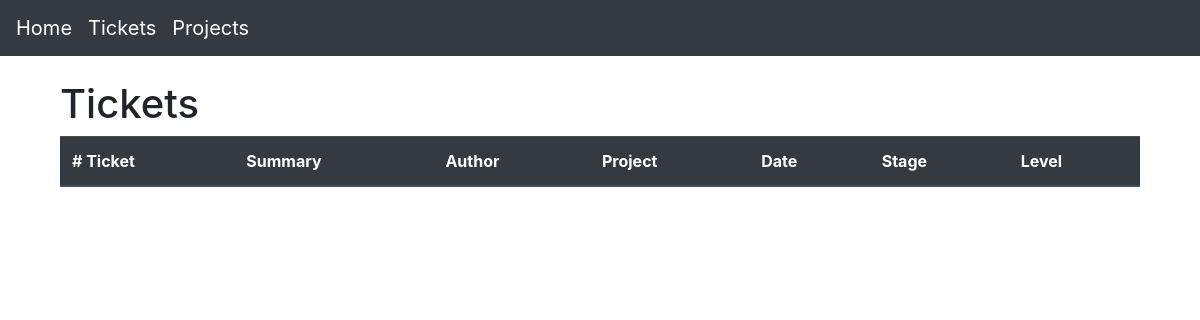
Page /ticket/index/ on the earlier database version.
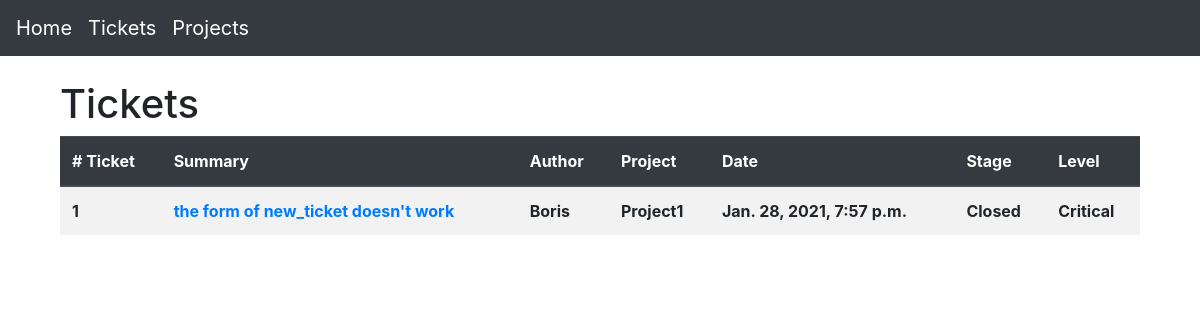
Same page on the later database version.
### Btapp/models.py (models this page shows, shortened)
class Ticket(models.Model):
    class Levels(models.TextChoices):   # tienen la propiedad .label que da el nombre
        Improvement = 10, _('Improvement') # primera entrada: valor en el modelo, segunda entreda: human-readable
        Trivial = 20, _('Trivial')
        Less = 30, _('Less')
        Normal = 50, _('Normal')
        Major = 70, _('Major')
        Critical = 90, _('Critical')
    class Stages(models.TextChoices):
        Registered = 20, _('Registered')
        Working_On = 60, _('Working on')
        Closed = 80, _('Closed')
    author = models.ForeignKey(User, on_delete=models.CASCADE)
    project = models.ForeignKey(Project, on_delete=models.CASCADE)
    level = models.CharField(max_length=2, choices=Levels.choices, default=Levels.Improvement)
    stage = models.CharField(max_length=2, choices=Stages.choices, default=Stages.Registered)
    opening_date = models.DateTimeField(auto_now_add=True) # Automatically set the field to now when the object is first created.
    last_modified = models.DateTimeField(auto_now=True) # Automatically set the field to now every time the object is saved.
    description = models.TextField(max_length=500)
    keywords = models.TextField(max_length=100, null=True, blank=True)
    comments = models.TextField(max_length=1000, null=True, blank=True)
    attachments = models.FileField(blank=True, null=True, upload_to='uploads') # to specify a subdirectory of MEDIA_ROOT: MEDIA_ROOT/uploads

class Project(models.Model):
    title = models.CharField(max_length=30)
    author = models.ForeignKey(User, on_delete=models.CASCADE, null=True)
    registration_date = models.DateTimeField(auto_now_add=True)
    def __str__(self):
        return self.title

### Btapp/views.py (the view)
# urls.py: path('ticket/index/', views.TicketIndexView.as_view(), name='ticket_index'),
class TicketIndexView(generic.ListView): # Generic display views
    template_name = 'Btapp/ticket_index.html'
    context_object_name = 'ticket_list'
    def get_queryset(self): # Para los generic views los metodos ya estan definidos
        return Ticket.objects.order_by('-opening_date') # Tiene que regresar un QuerySet object

### Btapp/templates/Btapp/ticket_index.html
{% extends "base.html" %}
{% block content %}
<div class="container">
    <section>
        <h1>Tickets</h1>
    </section>
    <section>
        <table
            class="table table-responsive-sm table-striped "
            id="table"
            data-toggle="table"
            data-search="true"
            data-show-columns="true"
            data-pagination="true"
            data-height="460">
            <thead class="thead-dark">
                <tr>
                    <th data-field="id" data-sortable="true"># Ticket</th>
                    <th data-field="description data-sortable="false">Summary</th>
                    <th data-field="author" data-sortable="false">Author</th>
                    <th data-field="project">Project</th>
                    <th data-field="opening_date" data-sortable="true">Date</th>
                    <th data-field="stage" data-sortable="true">Stage</th>
                    <th data-field="level" data-sortable>Level</th>
                </tr>
            </thead>
            <tbody>
                {% for ticket in ticket_list %}
                <tr>
                    <th>{{ticket.id}}</th>
                    <th><a href="{% url 'ticket_detail' ticket.id %}">{{ticket.description}}</a></th>
                    <th>{{ticket.author}}</th>
                    <th>{{ticket.project}}</th>
                    <th>{{ticket.opening_date}}</th>
                    <th>{{ticket.get_stage_display}}</th>
                    <th>{{ticket.get_level_display}}</th>
                </tr>
                {% endfor %}
            </tbody>
        </table>
    </section>
</div>
{% endblock %}

### Btapp/templates/base.html (shortened to what this page needs)
<!doctype html>
<html>
<head>
    {% load static %}
    <link rel="stylesheet" href="https://stackpath.bootstrapcdn.com/bootstrap/4.5.2/css/bootstrap.min.css">
    <link rel="stylesheet" href="https://unpkg.com/bootstrap-table@1.18.0/dist/bootstrap-table.min.css">
</head>
<body style="padding-top: 80px;">
    <header>
        <nav class="navbar fixed-top navbar-expand-lg navbar-dark bg-dark">
            <a href="{% url 'home' %}" class="navbar-brand">Home</a>
            <a href="{% url 'ticket_index' %}" class="navbar-brand">Tickets</a>
            <a href="{% url 'project_index' %}" class="navbar-brand">Projects</a>
        </nav>
    </header>
    <div class="content">
        <div class="container">
            <section class="main row">
                <article class="color1 col-12">
                    {% block content %}
                    {% endblock %}
                </article>
            </section>
        </div>
    </div>
</body>
</html>

Differences in the rows shown:
added Ticket: id "1", description "the form of new_ticket doesn't work", author "Boris", project "Project1", opening_date "Jan. 28, 2021, 7:57 p.m.", stage "Closed", level "Critical"
